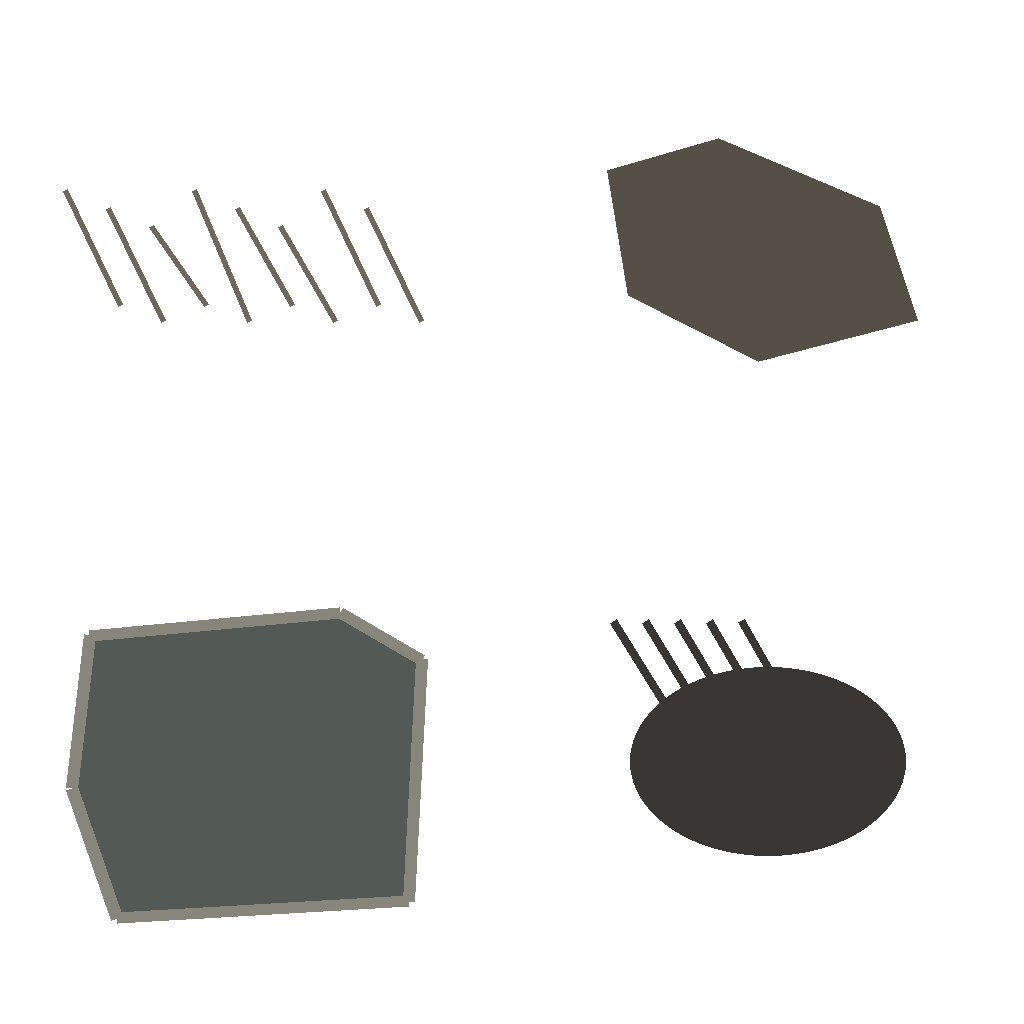

This figure's Python source:
"""Placement guide only; ImageGen supplies finished transparent deck-wear art."""
from PIL import Image, ImageDraw
image = Image.new('RGBA', (1024, 1024))
d = ImageDraw.Draw(image)
for i in range(8):
    x = 65 + i * 43
    d.line((x, 190 + i % 3 * 18, x + 55, 305 + i % 2 * 16), fill='#70695b', width=5)
d.polygon([(607,170),(718,138),(879,206),(917,320),(758,361),(628,295)],fill='#555046')
d.polygon([(90,635),(340,612),(421,659),(408,901),(117,918),(72,788)],fill='#535a55')
d.line((90,635,340,612,421,659,408,901,117,918,72,788,90,635),fill='#88857b',width=12)
d.ellipse((630,667,905,855),fill='#393633')
for i in range(5):
    d.line((664+i*31,703,613+i*32,621),fill='#393633',width=8)
image.save('art-source/templates/ship-wear-guide.png')
